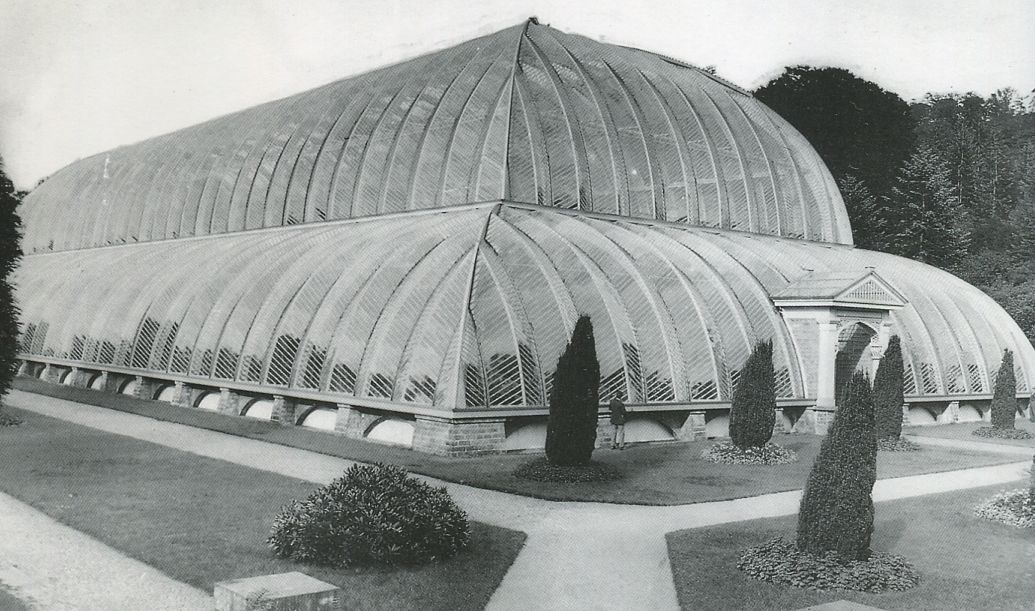
#> input picture models/chatsworth-great-stove-rib-bay/refs/great-conservatory-19c-photo.jpg, 1035 x 611 px, given in place of garrett-side.jpg, which was not available
$ python make_compare.py
#> lines starting #> are read from the running program, lines starting #| are printed output that depends on the picture; pictures that were not available may be replaced by others from this repository, and a replacement may not be noted
#!/usr/bin/env python3
"""Side-by-side compare: the model's photomatch render against the
Garrett calotype crop (reference). Pure PIL, no Blender needed:
  python3 scripts/make_compare.py
"""
import os
from PIL import Image

ROOT = os.path.dirname(os.path.dirname(os.path.abspath(__file__)))
ref = Image.open(os.path.join(ROOT, 'refs', 'garrett-side.jpg')).convert('RGB')
#> ref is the input picture: PIL image 1035x611 RGB; mean R, G, B 152.2, 156.4, 153.9
W, H = ref.size
#> W = 1035; H = 611
# crop to the engine only (as measured during the build)
crop = ref.crop((int(0.375 * W), int(0.295 * H), int(0.785 * W), int(0.80 * H)))
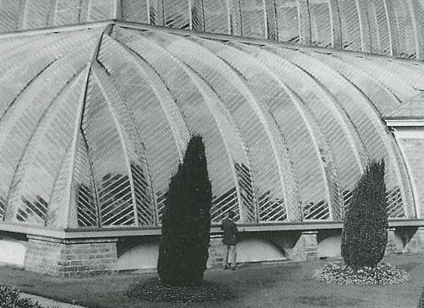
#> crop: PIL image 424x308 RGB; mean R, G, B 141.3, 146.6, 144.8
model = Image.open(os.path.join(ROOT, 'renders', 'photomatch.png')).convert('RGB')
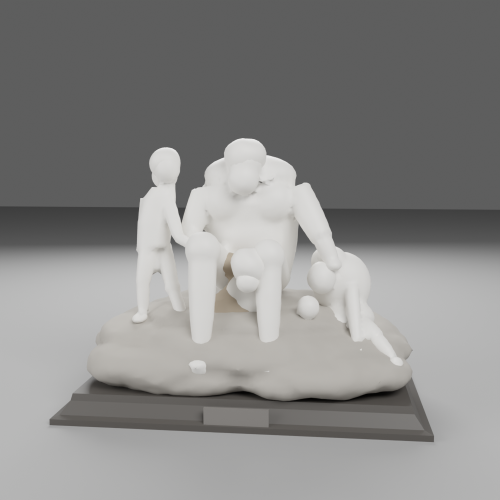
#> input picture models/cain-and-his-children/renders/photomatch.png, 1000 x 1000 px, found by its file name (shown at 1/2 size)

th = 620
def fit(im):
    return im.resize((int(im.width * th / im.height), th), Image.LANCZOS)
crop, model = fit(crop), fit(model)
#> in fit (call 2), `return im.resize((int(im.width * th / im.height), th), Image.LANCZOS)`:
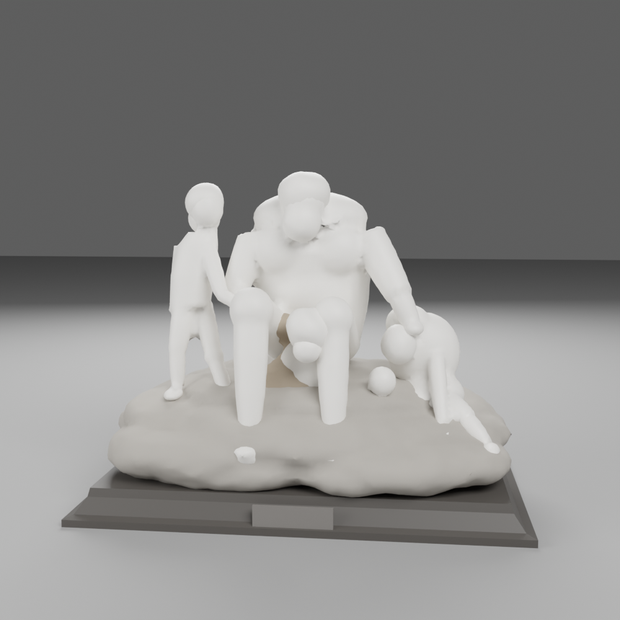
#> returned value: PIL image 620x620 RGB; mean R, G, B 137.5, 137, 135.9
out = Image.new('RGB', (crop.width + model.width + 12, th), (255, 255, 255))
#> out: PIL image 1485x620 RGB; every value is 255
out.paste(crop, (0, 0))
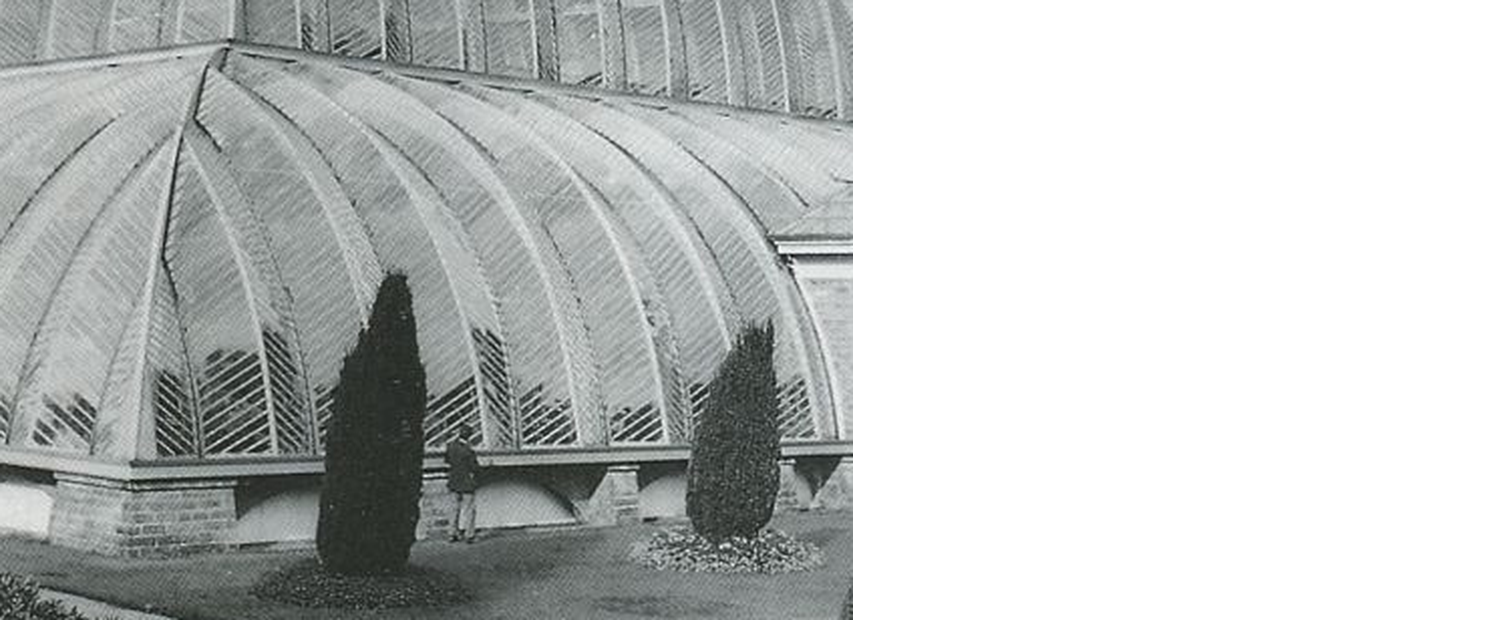
#> out: PIL image 1485x620 RGB; mean R, G, B 189.7, 192.7, 191.7
out.paste(model, (crop.width + 12, 0))
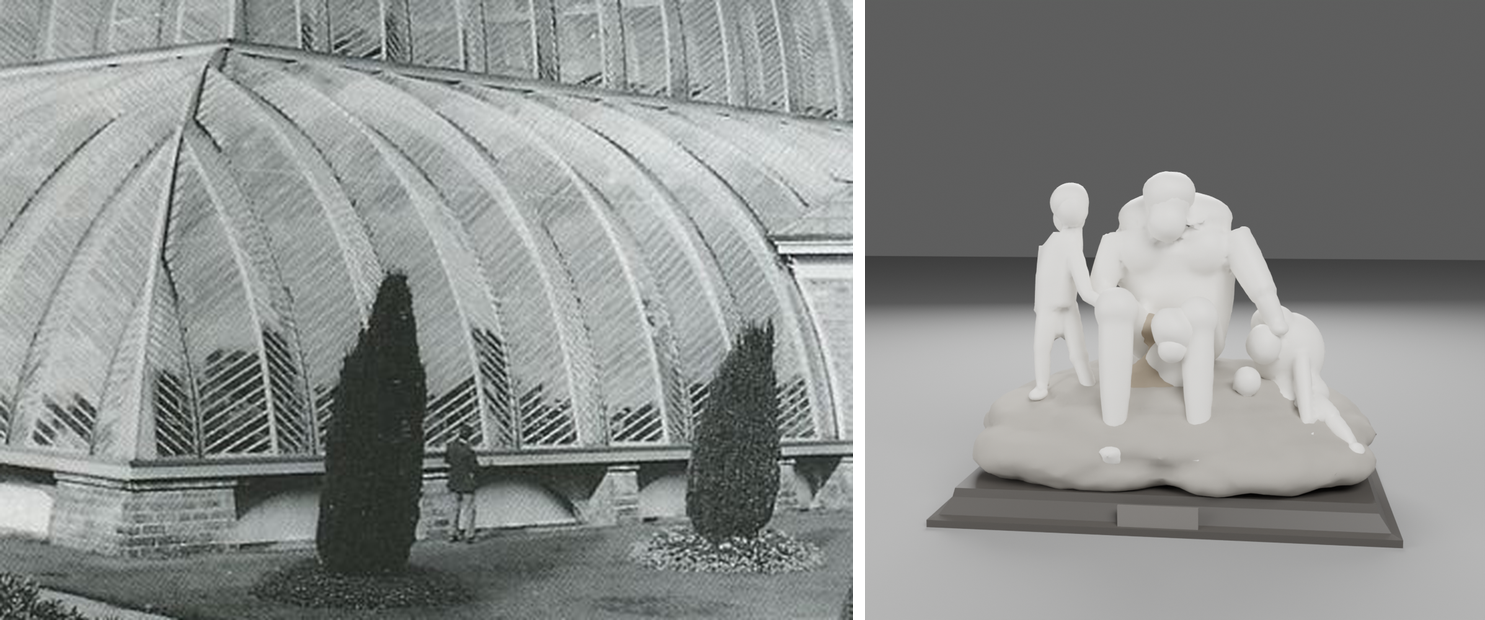
#> out: PIL image 1485x620 RGB; mean R, G, B 140.6, 143.4, 142
out.save(os.path.join(ROOT, 'renders', 'compare.png'))
print('compare.png', out.size)
#| compare.png (1485, 620)
